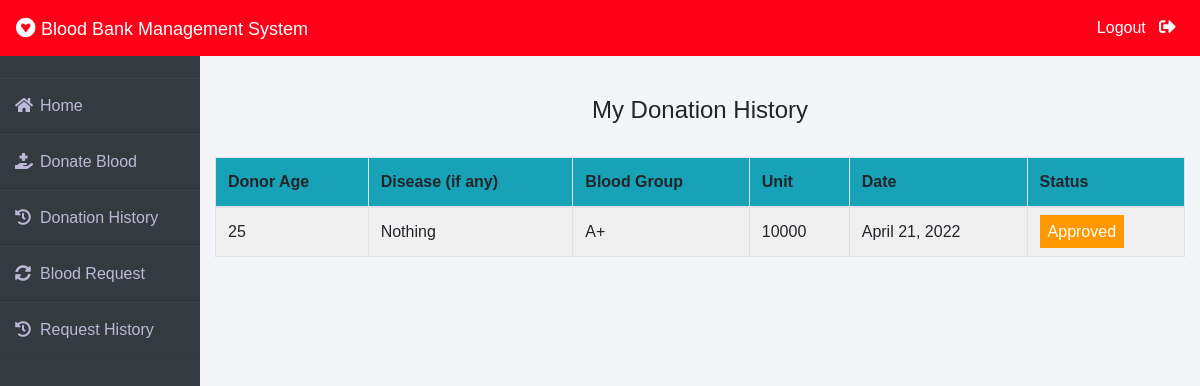
The app's page /donor/donation-history (signed in), older data.
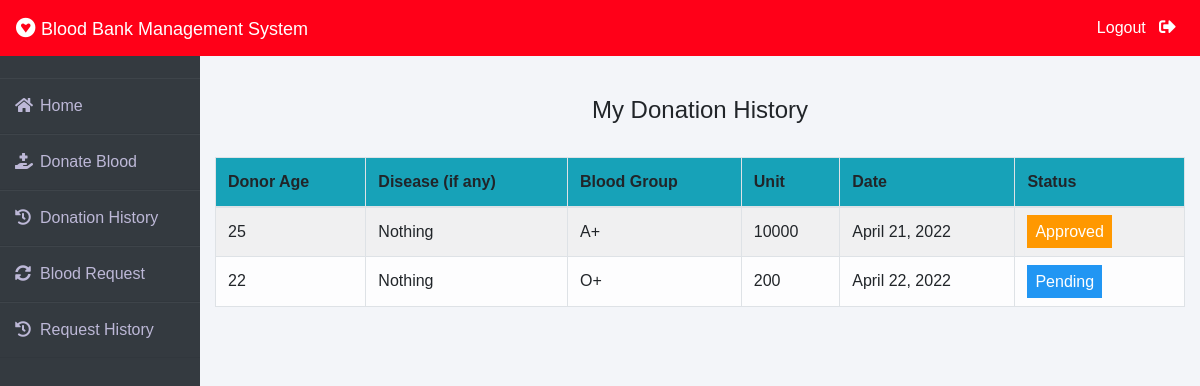
The same page, newer data.
### donor/models.py (models this page shows, shortened)
class BloodDonate(models.Model):
    donor=models.ForeignKey(Donor,on_delete=models.CASCADE)
    disease=models.CharField(max_length=100,default="Nothing")
    age=models.PositiveIntegerField()
    bloodgroup=models.CharField(max_length=10)
    unit=models.PositiveIntegerField(default=0)
    status=models.CharField(max_length=20,default="Pending")
    date=models.DateField(auto_now=True)

### donor/views.py (the view)
# urls.py: path('donation-history', views.donation_history_view,name='donation-history'),
def donation_history_view(request):
    donor= models.Donor.objects.get(user_id=request.user.id)
    donations=models.BloodDonate.objects.all().filter(donor=donor)
    return render(request,'donor/donation_history.html',{'donations':donations})

### templates/donor/donation_history.html (shortened to what this page needs)
{% extends 'donor/donorbase.html' %}
{% block content %}
{% load widget_tweaks %}
{%load static%}
<head>
   </head>
<br><br>
<div class="container">
    <H4 class="text-center">My Donation History</H4><br>
    <table class="table table-light table-hover table-bordered table-striped">
        <thead class="bg-info">
            <tr>
                <th scope="col">Donor Age</th>
                <th scope="col">Disease (if any)</th>
                <th scope="col">Blood Group</th>
                <th scope="col">Unit</th>
                <th scope="col">Date</th>
                <th scope="col">Status</th>
            </tr>
        </thead>
        <tbody>
            {% for t in donations %}
            <tr>
                <td>{{t.age}}</td>
                <td> {{t.disease}}</td>
                <td>{{t.bloodgroup}}</td>
                <td>{{t.unit}}</td>
                <td>{{t.date}}</td>
                {% if t.status == 'Approved' %}
                <td><span class="label warning"> Approved</span></td>
                {% elif t.status == 'Rejected' %}
                <td><span class="label success">Rejected</span></td>
                {% else %}
                <td><span style="color: white;margin-left: 0px;" class="label info">Pending</span></td>
                {% endif %}
            </tr>
            {% endfor %}
        </tbody>
    </table>
</div>
{% endblock content %}

Row changes from the older to the newer data that the page shows:
added BloodDonate: age "22", disease "Nothing", bloodgroup "O+", unit "200", date "April 22, 2022", status "Pending"
